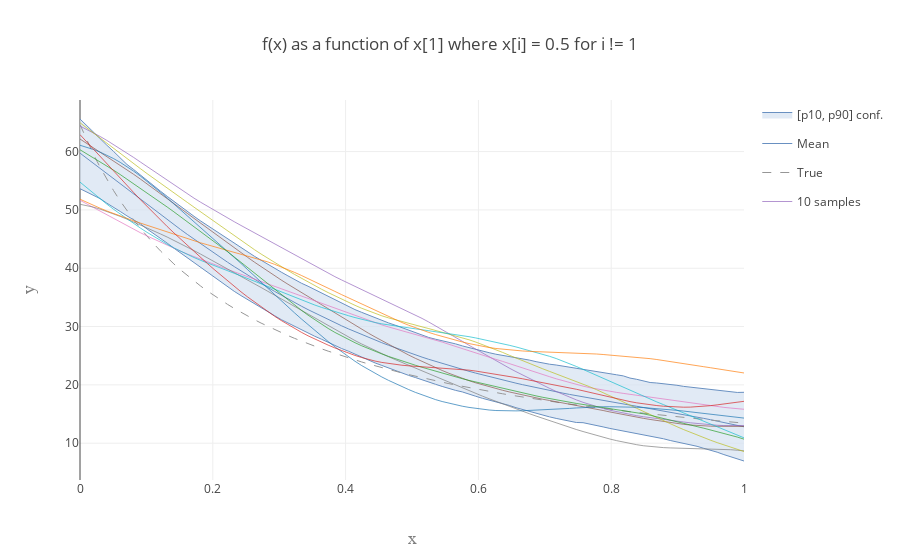

This figure's notebook cell:
### Markdown cell above
#### Plot a 1D slice of the constrained model

### Code cell
# Plot constrained
mean, var, perc, mode, samples, times = model.calc_posterior_constrained(px_test_arr, compute_mode = False, num_samples = 1000, algorithm = 'minimax_tilting', resample = False)

p_lower = perc[0]
p_upper = perc[2]
p_label = '[p{}, p{}] conf.'.format(10, 90)

samplepaths_Z = []
if show_samplepaths: 
    samplepaths_Z = np.array(samples)

fig_constrained_slice = PlotGP2d(x_mean = px_test, mean = np.array(mean).flatten(),
                        samplepaths =  samplepaths_Z,
                        x_true = px_test, y_true = y_true,
                        p_lower = p_lower, p_upper = p_upper, p_label = p_label,
                        title = 'f(x) as a function of x[{0}] where x[i] = {1} for i != {0}'.format(plot_x_dim, x_base_val))

pltlyoff.iplot(fig_constrained_slice, filename='')
